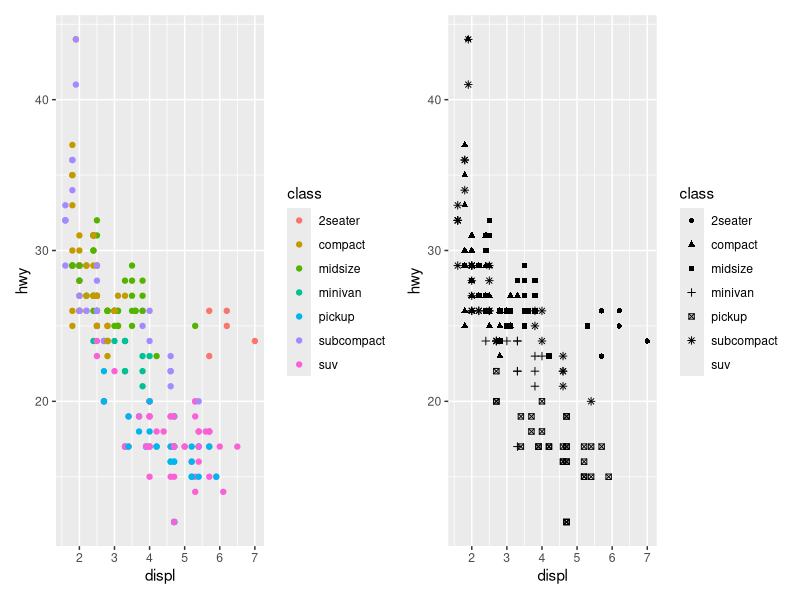
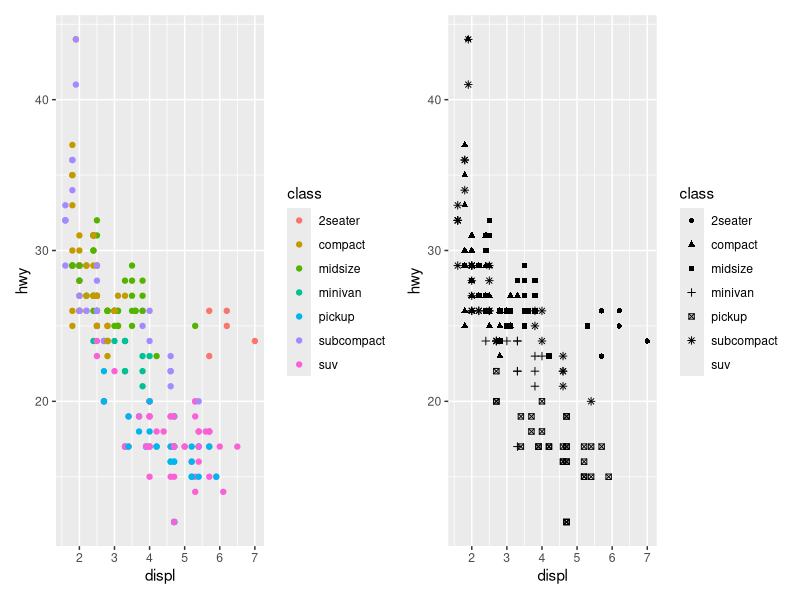
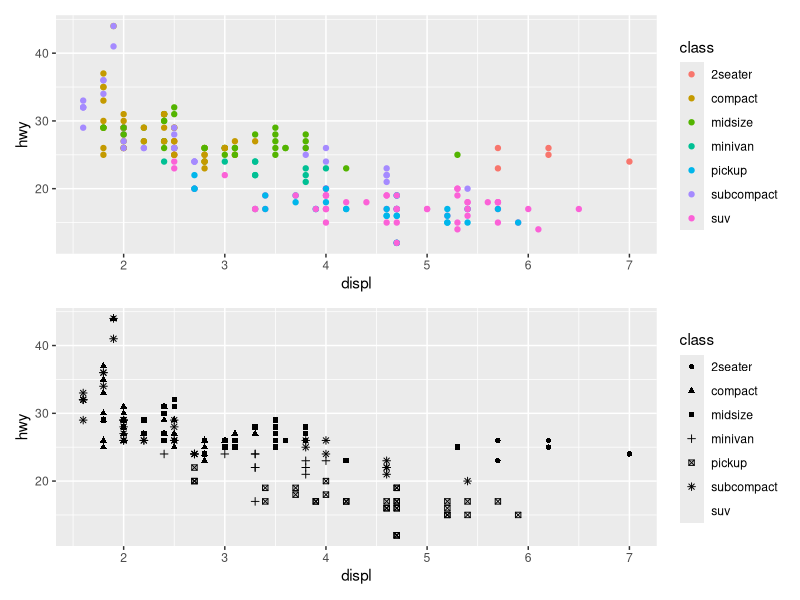
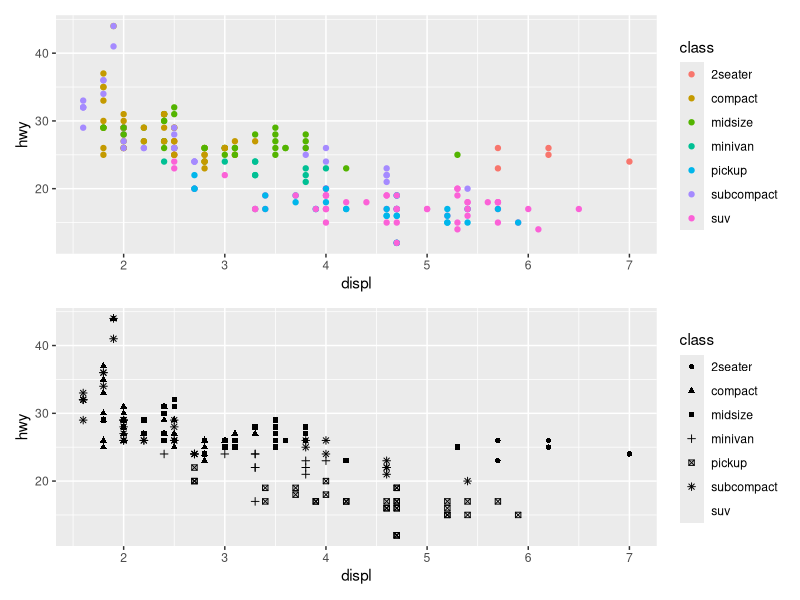
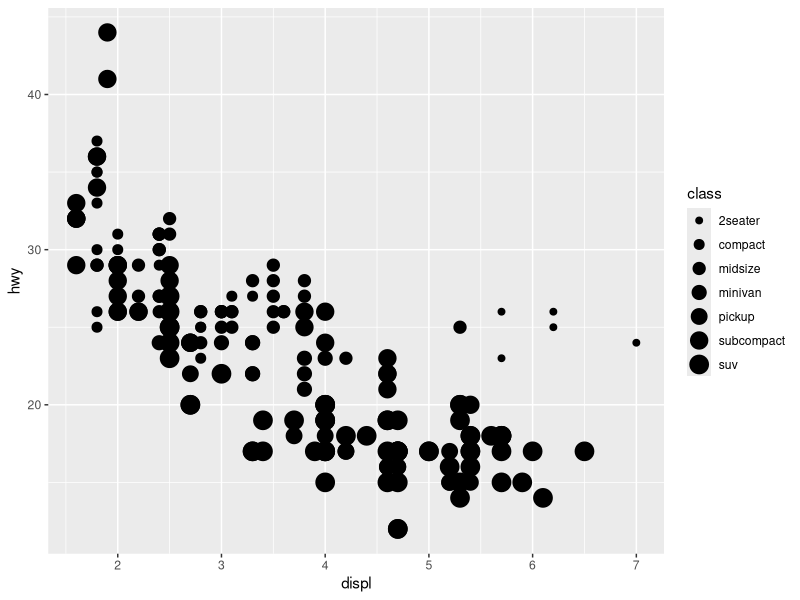
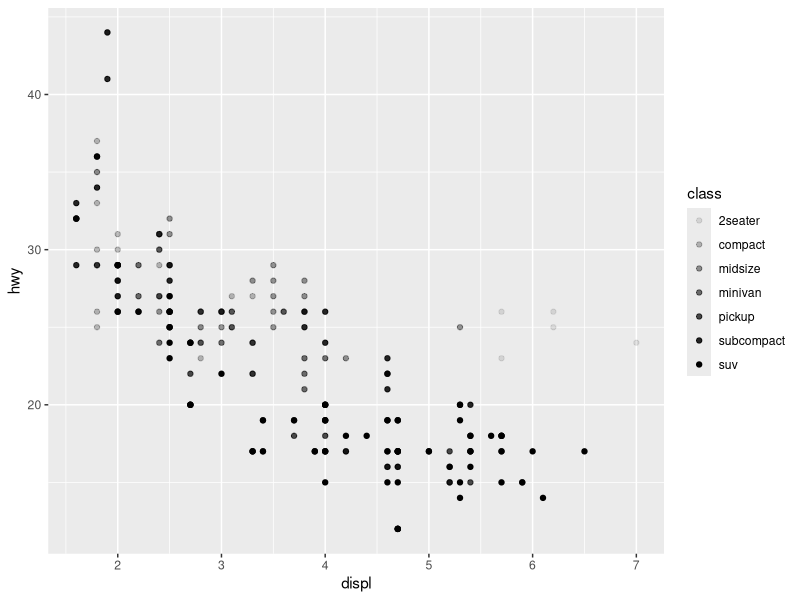
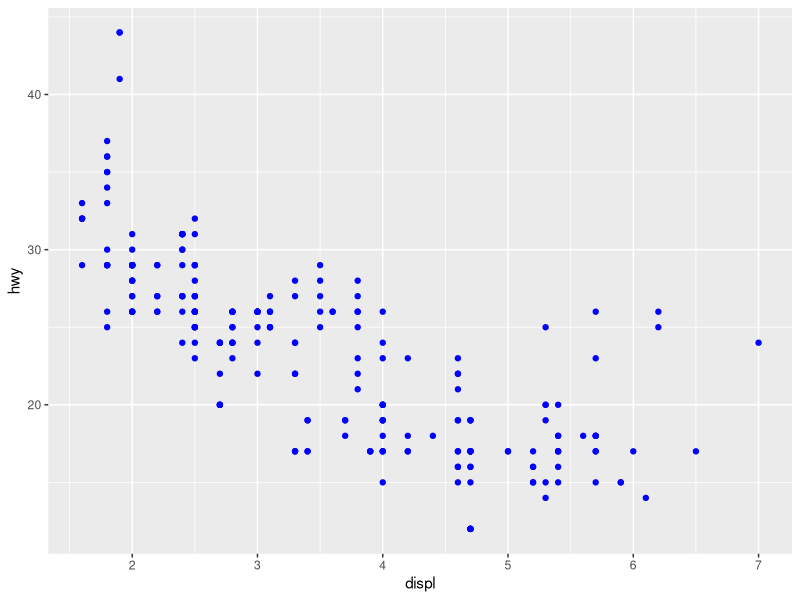
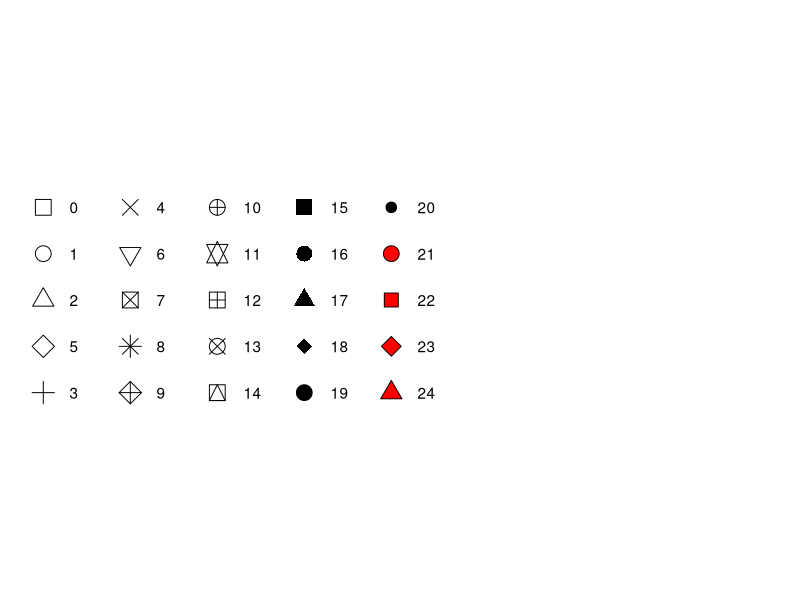

The R script that drew these images, in order: (Note: this script raises an error after producing the figures.)
## ---- chunk 1

# install.packages(c("patchwork","ggridges","scales"))

## ---- chunk 2
library(tidyverse)
library(patchwork)
library(scales)
library(ggplot2)
library(ggrepel)
## ---- chunk 3

?mpg

nrow(mpg)
names(mpg)

sapply(mpg,class)
## ---- chunk 4
#| fig-width: 10
#| fig-asp: 0.4
#| fig-show: hold
#| fig-alt: |
#|   Two scatterplots next to each other, both visualizing highway fuel 
#|   efficiency versus engine size of cars and showing a negative 
#|   association. In the plot on the left class is mapped to the color 
#|   aesthetic, resulting in different colors for each class. 
#|   In the plot on the right class is mapped the shape aesthetic, 
#|   resulting in different plotting character shapes for each class,
#|   except for suv. Each plot comes with a legend that shows the 
#|   mapping between color or shape and levels of the class variable.


ggplot(mpg, aes(x = displ, y = hwy, color = class)) +
  geom_point() + ggplot(mpg, aes(x = displ, y = hwy, shape = class)) + geom_point() +   plot_layout(ncol = 2)
## ---- chunk 5
#| fig-width: 10
#| fig-asp: 0.4
ggplot(mpg, aes(x = displ, y = hwy, color = class)) + geom_point() + 
  ggplot(mpg, aes(x = displ, y = hwy, shape = class)) + geom_point() 
## ---- chunk 6
#| fig-height: 10
#| fig.width: 7
#| out-width: "100%"

(ggplot(mpg, aes(x = displ, y = hwy, color = class)) + geom_point())/ 
  (ggplot(mpg, aes(x = displ, y = hwy, shape = class)) + geom_point())
## ---- chunk 7
#| fig-height: 10
#| fig.width: 7

p1 <- ggplot(mpg, aes(x = displ, y = hwy, color = class)) + geom_point()

p2 <- ggplot(mpg, aes(x = displ, y = hwy, shape = class)) + geom_point()

p1/p2

## ---- chunk 8
#| fig-width: 5
#| fig-alt: |
#|   Two scatterplots next to each other, both visualizing highway fuel 
#|   efficiency versus engine size of cars and showing a negative 
#|   association. In the first plot class is mapped to the size 
#|   aesthetic, resulting in different sizes for each class. 
#|   In the second plot class is mapped the alpha aesthetic, 
#|   resulting in different alpha (transparency) levels for each class. 
#|   Each plot comes with a legend that shows the mapping between size 
#|   or alpha level and levels of the class variable.

# class mapped to size
ggplot(mpg, aes(x = displ, y = hwy, size = class)) +
  geom_point() 

# class mapped to alpha
ggplot(mpg, aes(x = displ, y = hwy, alpha = class)) +
  geom_point() 
## ---- chunk 9
#| fig-alt: |
#|   Scatterplot of highway fuel efficiency versus engine size of cars 
#|   that shows a negative association. All points are blue.

ggplot(mpg, aes(x = displ, y = hwy)) + 
  geom_point(color = "blue") 
## ---- chunk 10
#| label: fig-shapes
#| echo: false
#| 
#| fig.asp: 0.364
#| fig-align: "center"
#| fig-cap: |
#|   R has 25 built-in shapes that are identified by numbers. There are some 
#|   seeming duplicates: for example, 0, 15, and 22 are all squares. The 
#|   difference comes from the interaction of the `color` and `fill` 
#|   aesthetics. The hollow shapes (0--14) have a border determined by `color`; 
#|   the solid shapes (15--20) are filled with `color`; the filled shapes 
#|   (21--24) have a border of `color` and are filled with `fill`. Shapes are 
#|   arranged to keep similar shapes next to each other.  
#| fig-alt: |
#|   Mapping between shapes and the numbers that represent them: 0 - square, 
#|   1 - circle, 2 - triangle point up, 3 - plus, 4 - cross, 5 - diamond, 
#|   6 - triangle point down, 7 - square cross, 8 - star, 9 - diamond plus, 
#|   10 - circle plus, 11 - triangles up and down, 12 - square plus, 
#|   13 - circle cross, 14 - square and triangle down, 15 - filled square, 
#|   16 - filled circle, 17 - filled triangle point-up, 18 - filled diamond, 
#|   19 - solid circle, 20 - bullet (smaller circle), 21 - filled circle blue, 
#|   22 - filled square blue, 23 - filled diamond blue, 24 - filled triangle 
#|   point-up blue, 25 - filled triangle point down blue.

shapes <- tibble(
  shape = c(0, 1, 2, 5, 3, 4, 6:19, 20, 21, 22, 23, 24),
  x = (0:24 %/% 5) / 2,
  y = (-(0:24 %% 5)) / 4
)
ggplot(shapes, aes(x, y)) + 
  geom_point(aes(shape = shape), size = 5, fill = "red") +
  geom_text(aes(label = shape), hjust = 0, nudge_x = 0.15) +
  scale_shape_identity() +
  expand_limits(x = 4.1) +
  scale_x_continuous(NULL, breaks = NULL) + 
  scale_y_continuous(NULL, breaks = NULL, limits = c(-1.2, 0.2)) + 
  theme_minimal() +
  theme(aspect.ratio = 1/2.75)
## ---- chunk 11
# Your code here
## ---- chunk 12
#| fig-show: hide
#| fig-alt: |
#|   Scatterplot of highway fuel efficiency versus engine size of cars  
#|   that shows a negative association. All points are red and 
#|   the legend shows a red point that is mapped to the word blue.

ggplot(mpg) + 
  geom_point(aes(x = displ, y = hwy, color = "blue"))
## ---- chunk 13
# Your code here
## ---- chunk 14
# Your code here

## ---- chunk 15
#| fig-show: hide

ggplot(mpg) + geom_point(aes(x = displ, y = hwy))
## ---- chunk 16
# Your code here
## ---- chunk 17
#| fig-show: hide

(ggplot(mpg, aes(x = displ, y = hwy)) +  geom_point()) +

(ggplot(mpg, aes(x = displ, y = hwy)) + geom_smooth())
## ---- chunk 18
#| fig-width: 6
# point
p1 <- ggplot(mpg, aes(x = displ, y = hwy)) + geom_point() 

# smooth
p2 <- ggplot(mpg, aes(x = displ, y = hwy)) + geom_smooth()

p1 + p2
## ---- chunk 19
#| fig-width: 6
#| fig-show: hold
#| fig-alt: |
#|   Two plots of highway fuel efficiency versus engine size of cars.
#|   The data are represented with smooth curves. In the first plot, three 
#|   smooth curves, all with the same linetype. In the second plot, three 
#|   smooth curves with different line types (solid, dashed, or long 
#|   dashed) for each type of drive train. In both plots, confidence 
#|   intervals around the smooth curves are also displayed.

# Top
p1 <- ggplot(mpg, aes(x = displ, y = hwy, shape = drv)) + 
  geom_smooth()

# Bottom
p2 <- ggplot(mpg, aes(x = displ, y = hwy, linetype = drv)) + 
  geom_smooth()

p1/p2
## ---- chunk 20
#| fig-width: 6
#| fig-alt: |
#|   A plot of highway fuel efficiency versus engine size of cars. The data 
#|   are represented with points (colored by drive train) as well as smooth 
#|   curves (where line type is determined based on drive train as well). 
#|   Confidence intervals around the smooth curves are also displayed.

ggplot(mpg, aes(x = displ, y = hwy, color = drv)) + 
  geom_point() +
  geom_smooth(aes(linetype = drv))
## ---- chunk 21
#| fig-width: 7
#| fig-alt: |
#|   Scatterplot of highway fuel efficiency versus engine size of cars, where 
#|   points are colored according to the car class. A smooth curve following 
#|   the trajectory of the relationship between highway fuel efficiency versus 
#|   engine size of cars is overlaid along with a confidence interval around it.

ggplot(mpg, aes(x = displ, y = hwy)) + 
  geom_point(aes(color = class)) + 
  geom_smooth()
## ---- chunk 22
#| fig-alt: |
#|   Scatterplot of highway fuel efficiency versus engine size of cars, where 
#|   points are colored according to the car class. A smooth curve following 
#|   the trajectory of the relationship between highway fuel efficiency versus 
#|   engine size of subcompact cars is overlaid along with a confidence interval 
#|   around it.

g <- ggplot(mpg, aes(x = displ, y = hwy)) +
  geom_point() +
  geom_point(data = mpg %>% filter(class == '2seater'),
             color = "red")

g + geom_point(
  data = mpg %>% filter(class == '2seater'),
  shape = 21,
  size = 3,
  color = "red"
)
## ---- chunk 23
#| fig.width: 5
#| fig-alt: |
#|   Three plots: histogram, density plot, and box plot of highway
#|   mileage.
 
# histogram
ggplot(mpg, aes(x = hwy)) + geom_histogram(binwidth = 2)

# density
ggplot(mpg, aes(x = hwy)) + geom_density()

# boxplot
ggplot(mpg, aes(x = hwy)) + geom_boxplot()
## ---- chunk 24
#| fig-width: 6
#| fig-height: 6
#| fig-alt: 
#|   Density curves for highway mileage for cars with rear wheel, 
#|   front wheel, and 4-wheel drives plotted separately. The 
#|   distribution is bimodal and roughly symmetric for real and 
#|   4 wheel drive cars and unimodal and right skewed for front 
#|   wheel drive cars.

library(ggridges)

ggplot(mpg, aes(x = hwy, y = drv, fill = drv, color = drv)) +
  geom_density_ridges(alpha = 0.5, show.legend = FALSE)
## ---- chunk 25
# Your code here
## ---- chunk 26
df <- data.frame(
  x = c(3, 1, 5), 
  y = c(2, 4, 6), 
  label = c("a","b","c")
)
p <- ggplot(df, aes(x, y, label = label))  
  
## ---- chunk 27
# Your code here
## ---- chunk 28
#| fig-show: hide
ggplot(mpg, aes(x = displ, y = hwy)) +
  geom_smooth(aes(color = drv), show.legend = FALSE)
## ---- chunk 29
# Your code here
## ---- chunk 30
#| label: 6-plots
#| echo: false
#| out-width: "100%"
#| fig-cap: |
#|   Six plots arranged in two columns
#| fig-alt: |
#|   There are six scatterplots in this figure, arranged in a 3x2 grid. 
#|   In all plots highway fuel efficiency of cars are on the y-axis and 
#|   engine size is on the x-axis. The **first** plot shows all points in black
#|   with a smooth curve overlaid on them. In the **second** plot points are 
#|   also all black, with separate smooth curves overlaid for each level of 
#|   drive train. On the **third** plot, points and the smooth curves are 
#|   represented in different colors for each level of drive train. In the 
#|   **fourth** plot the points are represented in different colors for each 
#|   level of drive train but there is only a single smooth line fitted to 
#|   the whole data. In the **fifth** plot, points are represented in different
#|   colors for each level of drive train, and a separate smooth curve with 
#|   line types are fitted to each level of drive train. And 
#|   finally in the **sixth** plot points are represented in different colors 
#|   for each level of drive train and they have a thick white border.

knitr::include_graphics("images/6-plots.png")
## ---- chunk 31

## ---- chunk 32
#| fig-width: 7
#| fig-alt: |
#|   Scatterplot of highway fuel efficiency versus engine size of cars, 
#|   faceted by class, with facets spanning two rows.

ggplot(mpg, aes(x = displ, y = hwy)) + 
  geom_point() + 
  facet_wrap(~cyl)
## ---- chunk 33
#| fig-width: 6
#| fig-alt: |
#|   Scatterplot of highway fuel efficiency versus engine size of cars, faceted 
#|   by number of cylinders across rows and by type of drive train across 
#|   columns. This results in a 4x3 grid of 12 facets. Some of these facets have 
#|   no observations: 5 cylinders and 4 wheel drive, 4 or 5 cylinders and front 
#|   wheel drive.

ggplot(mpg, aes(x = displ, y = hwy)) + 
  geom_point() + 
  facet_grid(drv ~ cyl)
## ---- chunk 34
#| fig-width: 6
#| fig-alt: |
#|   Scatterplot of highway fuel efficiency versus engine size of cars, 
#|   faceted by number of cylinders across rows and by type of drive train 
#|   across columns. This results in a 4x3 grid of 12 facets. Some of these 
#|   facets have no observations: 5 cylinders and 4 wheel drive, 4 or 5 
#|   cylinders and front wheel drive. Facets within a row share the same 
#|   y-scale and facets within a column share the same x-scale.

ggplot(mpg, aes(x = displ, y = hwy)) + 
  geom_point() + 
  facet_grid(drv ~ cyl, scales = "free_y")
## ---- chunk 35
#| fig-width: 5

ggplot(mpg, aes(x = displ, y = hwy)) +
  geom_point() +
  facet_grid(drv ~ cyl) +
  theme(
    strip.text.x = element_text(
      size = 12,
      face = "bold",
      colour = "blue",
      angle = 75
    ),
    strip.text.y = element_text(
      size = 14,
      face = "bold",
      colour = "red"
    ),
    strip.background = element_rect(
      colour = "navy",
      fill = "#CCCCFF",
      linewidth  = 2
    )
  )
## ---- chunk 36
#| fig-show: hide

ggplot(mpg, aes(x = drv, y = cyl)) + geom_point() 
     
## ---- chunk 37
# Your code here
## ---- chunk 38
#| fig-show: hide
ggplot(mpg) + geom_point(aes(x = drv, y = cyl))
## ---- chunk 39
# Your code here
## ---- chunk 40
#| fig-show: hide

ggplot(mpg) +
  geom_point(aes(x = displ, y = hwy)) +
  facet_grid(drv ~ .)

ggplot(mpg) +
  geom_point(aes(x = displ, y = hwy)) +
  facet_grid(. ~ cyl)
## ---- chunk 41

# Your code here
## ---- chunk 42
#| fig-show: hide

ggplot(mpg) +
  geom_point(aes(x = displ, y = hwy)) +
  facet_wrap( ~ class, nrow = 2)
## ---- chunk 43
# Your code here
## ---- chunk 44
#| fig-show: hide

ggplot(mpg, aes(x = displ, y = hwy)) + geom_point(color = "pink") 
## ---- chunk 45
# Your code here
## ---- chunk 46
# Your code here
## ---- chunk 47
#| fig-show: hide

ggplot(mpg, aes(x = displ)) +
  geom_histogram() +
  facet_grid(drv ~ .)

ggplot(mpg, aes(x = displ)) +
  geom_histogram() +
  facet_grid(. ~ drv)
## ---- chunk 48
#| fig-width: 6
#| fig-height: 6

ggplot(mpg) +
  geom_point(aes(x = displ, y = hwy)) +
  facet_grid(drv ~ .)
## ---- chunk 49
# Your code here
## ---- chunk 50
#| fig-show: hide

ggplot(mpg) +
  geom_point(aes(x = displ, y = hwy)) +
  facet_grid(drv ~ .)
## ---- chunk 51
# Your code here
## ---- chunk 52
#| fig-width: 6
#| fig-alt: |
#|   Bar chart of number of each cut of diamond. There are roughly 1500 
#|   Fair, 5000 Good, 12000 Very Good, 14000 Premium, and 22000 Ideal cut diamonds.

ggplot(diamonds, aes(x = cut)) + 
  geom_bar()
## ---- chunk 53
#| fig-width: 5
#| label: fig-vis-stat-bar
#| echo: false
#| fig-cap: |
#|   When creating a bar chart we first start with the raw data, then
#|   aggregate it to count the number of observations in each bar,
#|   and finally map those computed variables to plot aesthetics.
#| fig-alt: |
#|   A figure demonstrating three steps of creating a bar chart. 
#|   Step 1. geom_bar() begins with the diamonds data set. 
#|   Step 2. geom_bar() 
#|   transforms the data with the count stat, which returns a data set of 
#|   cut values and counts. 
#|   Step 3. geom_bar() uses the transformed data to 
#|   build the plot. cut is mapped to the x-axis, count is mapped to the y-axis.

knitr::include_graphics("images/visualization-stat-bar.png")
## ---- chunk 54
#| fig-width: 6
#| fig-alt: |
#|   Bar chart of number of each cut of diamond. There are roughly 1500 Fair, 5000 Good, 12000 Very Good, 14000 Premium, and 22000 Ideal cut diamonds.

diamonds %>%
  count(cut) %>%
  ggplot(aes(x = cut, y = n)) +
  geom_bar(stat = "identity")
## ---- chunk 55
#| fig-width: 5
#| fig-alt: |
#|   Bar chart of proportion of each cut of diamond. Roughly, Fair 
#|   diamonds make up 0.03, Good 0.09, Very Good 0.22, Premium 0.26, and 
#|   Ideal 0.40.

ggplot(diamonds, aes(x = cut, y = after_stat(prop), group = 1)) +
  geom_bar()
## ---- chunk 56
#| fig-width: 5
#| fig-alt: |
#|   A plot with depth on the y-axis and cut on the x-axis (with levels 
#|   fair, good, very good, premium, and ideal) of diamonds. For each level 
#|   of cut, vertical lines extend from minimum to maximum depth for diamonds 
#|   in that cut category, and the median depth is indicated on the line 
#|   with a point.

ggplot(diamonds) +
  stat_summary(
    aes(x = cut, y = depth),
    fun.min = min,
    fun.max = max,
    fun = median
  ) 
## ---- chunk 57
# Your code here
## ---- chunk 58
# Your code here

## ---- chunk 59
#| fig-show: hide

ggplot(diamonds, aes(
  x = cut, y = after_stat(prop)
  )) + 
  geom_bar()


## ---- chunk 60
ggplot(diamonds, aes(
  x = cut, fill = color, y = after_stat(prop)
  )) + 
  geom_bar()
## ---- chunk 61

# Your code here
## ---- chunk 62
#| fig-width: 5
#| fig-alt: |
#|   Two bar charts of drive types of cars. In the first plot, the bars have 
#|   colored borders. In the second plot, they're filled with colors. Heights 
#|   of the bars correspond to the number of cars in each cut category.

# Top
ggplot(mpg, aes(x = drv, color = drv)) + 
  geom_bar()

# Bottom
ggplot(mpg, aes(x = drv, fill = drv)) + 
  geom_bar()
## ---- chunk 63
#| fig-width: 5
#| fig-alt: |
#|   Segmented bar chart of drive types of cars, where each bar is filled with 
#|   colors for the classes of cars. Heights of the bars correspond to the 
#|   number of cars in each drive category, and heights of the colored 
#|   segments are proportional to the number of cars with a given class 
#|   level within a given drive type level.

ggplot(mpg, aes(x = drv, fill = class)) + 
  geom_bar()
## ---- chunk 64
#| fig-width: 5
#| fig-alt: |
#|   Segmented bar chart of drive types of cars, where each bar is filled with 
#|   colors for the classes of cars. Heights of the bars correspond to the 
#|   number of cars in each drive category, and heights of the colored 
#|   segments are proportional to the number of cars with a given class 
#|   level within a given drive type level. However the segments overlap. In 
#|   the first plot the bars are filled with transparent colors
#|   and in the second plot they are only outlined with color.

    # Top
ggplot(mpg, aes(x = drv, fill = class)) +
  geom_bar(alpha = 1 / 5, position = "identity")

# Bottom
ggplot(mpg, aes(x = drv, color = class)) +
  geom_bar(fill = NA, position = "identity")
## ---- chunk 65
#| fig-width: 5
#| fig-alt: |
#|   In the first plot, segmented bar chart of drive types of cars, where each bar is 
#|   filled with colors for the levels of class. Height of each bar is 1 and 
#|   heights of the colored segments represent the proportions of cars 
#|   with a given class level within a given drive type.
#|   In the second plot, dodged bar chart of drive types of cars. Dodged bars are 
#|   grouped by levels of drive type. Within each group bars represent each 
#|   level of class. Some classes are represented within some drive types and 
#|   not represented in others, resulting in unequal number of bars within each 
#|   group. Heights of these bars represent the number of cars with a given 
#|   level of drive type and class.


ggplot(mpg, aes(x = drv, fill = class)) +
  geom_bar(position = "fill")


ggplot(mpg, aes(x = drv, fill = class)) +
  geom_bar(position = "dodge")
## ---- chunk 66
#| fig-width: 5
#| echo: false
#| fig-alt: |
#|   Scatterplot of highway fuel efficiency versus engine size of cars that 
#|   shows a negative association.

ggplot(mpg, aes(x = displ, y = hwy)) + 
  geom_point()
## ---- chunk 67
#| fig-width: 5
#| fig-alt: |
#|   Jittered scatterplot of highway fuel efficiency versus engine size of cars. 
#|   The plot shows a negative association.

ggplot(mpg, aes(x = displ, y = hwy)) + 
  geom_point(position = "jitter")
## ---- chunk 68
#| fig-show: hide

ggplot(mpg, aes(x = cty, y = hwy)) +
  geom_point()
## ---- chunk 69
#| fig-show: hide

ggplot(mpg, aes(x = displ, y = hwy)) +
  geom_point() 

ggplot(mpg, aes(x = displ, y = hwy)) +
  geom_point(position = "identity") 
## ---- chunk 70
#| fig-show: hide

ggplot(mpg, aes(x = displ, y = hwy)) +
  geom_point() 
## ---- chunk 71
# Your code here
## ---- chunk 72
#| fig-show: hide

g <- ggplot(mpg, aes(x = displ, y = hwy))
## ---- chunk 73
# Your code here
## ---- chunk 74
#| fig-show: hide

g <- ggplot(data = mpg, mapping = aes(x = manufacturer, y = hwy, color = manufacturer))
## ---- chunk 75

# Your code here
## ---- chunk 76
#| label: visualization-grammar
#| echo: false
#| fig-alt: |
#|   A figure demonstrating the steps for going from raw data to table of 
#|   frequencies where each row represents one level of cut and a count column 
#|   shows how many diamonds are in that cut level. Then, these values are 
#|   mapped to heights of bars.
#| fig-cap: |
#|   Steps for going from raw data to a table of frequencies to a bar plot where 
#|   the heights of the bar represent the frequencies.

knitr::include_graphics("images/visualization-grammar.png")
